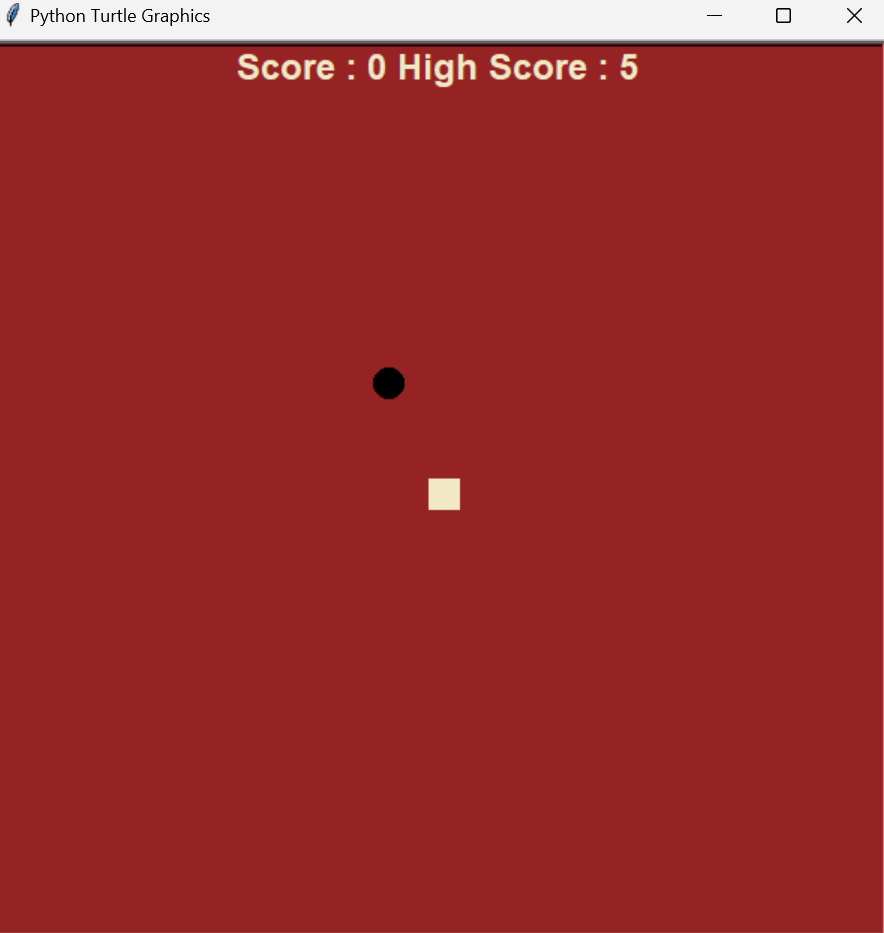

Recreate this plot in Python.
from turtle import *
import random
import time

win=Screen()
win.bgcolor("#952323")
win.setup(600,600)
win.tracer(0)

#snake head
head=Turtle("square")
head.color("#F2E8C6")
head.speed(0)
head.penup()
head.goto(0,0)
head.dir = "stop"

delay = 0.1

#food
food=Turtle("circle")
food.color("black")
food.speed(0)
food.penup()
food.goto(random.randint(-250, 250), random.randint(-250, 250) or head.distance(head.position()))

#score
score = 0
high_score = 0
text =Turtle("circle")
text.speed(0)
text.color('#F2E8C6')
text.hideturtle()
text.penup()
text.goto(0,270)
text.write("Score : 0 High Score : 0 ", align="center" ,font=("Arial",18,'bold'))

def keyboard():
    listen()
    onkeypress(go_up,"Up")
    onkeypress(go_down,"Down")
    onkeypress(go_left,"Left")
    onkeypress(go_right,"Right")

#keyboard
def go_up():
    if head.dir != "down":
	    head.dir = "up"
def go_down():
    if head.dir != "up":
	    head.dir = "down"
def go_left():
    if head.dir != "right":
	    head.dir = "left"
def go_right():
    if head.dir != "left":
	    head.dir = "right"

def move (): 
    x = head.xcor()
    y =  head.ycor()
    if head.dir =="up":
        head.sety(y+20)
    elif head.dir =="down":
        head.sety(y-20)
    elif head.dir =="left":
        head.setx(x-20)
    elif head.dir =="right":
        head.setx(x+20)

keyboard()

#game loop and conditions
def crash():
    time.sleep(1)
    text2 = Turtle()
    text2.speed(0)
    text2.color('#F2E8C6')
    text2.hideturtle()
    text2.penup()
    text2.goto(0,0)
    text2.write("Try Again" , align= 'center',font=("Arial",36,'bold'))
    time.sleep(0.5)
    text2.clear()
    head.goto(0,0)
    head.dir = "stop"
    food.goto(random.randint(-250, 250), random.randint(-250, 250) or head.distance(head.position()))
    global delay
    delay = 0.09
    for segment in segments:
        segment.hideturtle()
    segments.clear()
    global score
    score = 0
    text.clear()
    text.write("Score : {} High Score : {} " .format( score , high_score), align="center" ,font=("Arial",18,'bold'))

segments=[]
while True:
    win.update()
    if head.xcor()>=300 or head.xcor()<=-300 or head.ycor()>=300 or head.ycor()<=-300 :
        crash()
    if head.distance(food)<20:
        food.goto(random.randint(-250, 250), random.randint(-250, 250) or head.distance(head.position()))
        new_segment=Turtle("square")
        new_segment.color("#BCA37F")
        new_segment.penup()
        segments.append(new_segment)
        # delay -= 0.001
        if score >= 5 :
             delay -= 0.001
        score += 1
        if score > high_score:
             high_score = score           
        text.clear()
        text.write("Score : {} High Score : {} " .format( score , high_score), align="center" ,font=("Arial",18,'bold'))

    for i in range(len(segments)-1,0,-1):
        x = segments[i-1].xcor()
        y = segments[i-1].ycor()
        segments[i].goto(x,y)
    if len(segments)>0:
        x = head.xcor()
        y = head.ycor()
        segments[0].goto(x,y)
    move()
    for s in segments :
        if s.distance(head) < 20:
            crash()

    time.sleep(0.1)

done()
